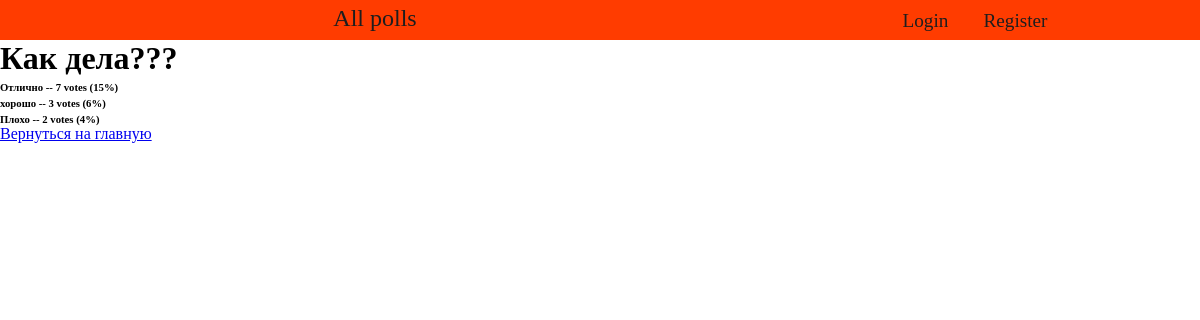
/polls/14/results/, run on an earlier commit of the app's database.
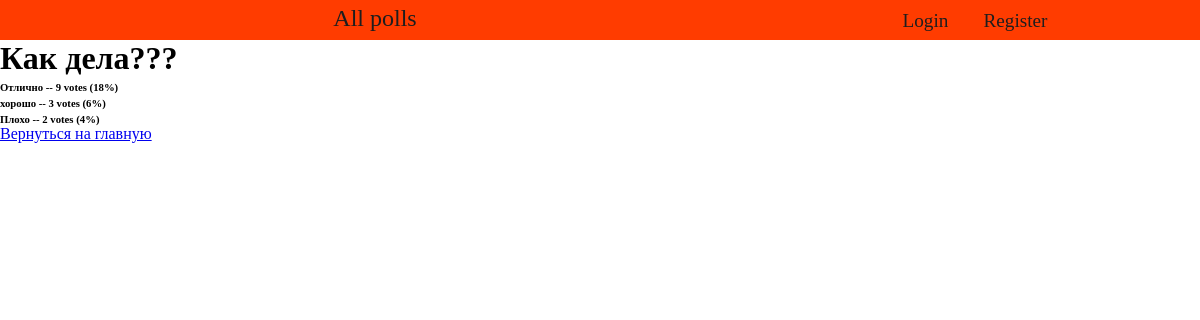
And on a later commit of the database.
### polls/models.py (models this page shows, shortened)
class Choice(models.Model):
    question = models.ForeignKey(Question, on_delete=models.CASCADE)
    choice_text = models.CharField(max_length=200)
    votes = models.IntegerField(default=0)
    def percentage(self):
        all_votes = Choice.objects.all()
        votes_count = 0
        for obj in all_votes:
            votes_count += obj.votes
        if self.votes != 0:
            return round((self.votes / votes_count) * 100)
        else:
            return 0

### polls/views.py (the view)
# urls.py: path(r'^(?P<pk>\d+)/results/$', views.ResultsView.as_view(), name='results'),
class ResultsView(generic.DetailView):
    model = Question
    template_name = 'polls/results.html'

### polls/templates/polls/results.html
{% extends "basic.html" %}
{% block content %}
{% load static %}
<link rel="stylesheet" href="{% static 'style.css'%}">
<div class="jumbotron">
<h1>{{ question.question_text }}</h1>
<ul>
    {% for choice in question.choice_set.all %}
    <li><h6>{{ choice.choice_text }} -- {{ choice.votes }} vote{{choice.votes|pluralize}} ({{choice.percentage}}%)</h6></li>
    {% endfor %}
</ul>
<a class="btn btn-dark btn-lg" href="{% url 'index' %}" role="button">Вернуться на главную</a>
</div>
{% endblock %}

What changed in the data, as far as the page shows it:
changed Choice "Отлично": votes "7" → "9"; percentage "15" → "18"
